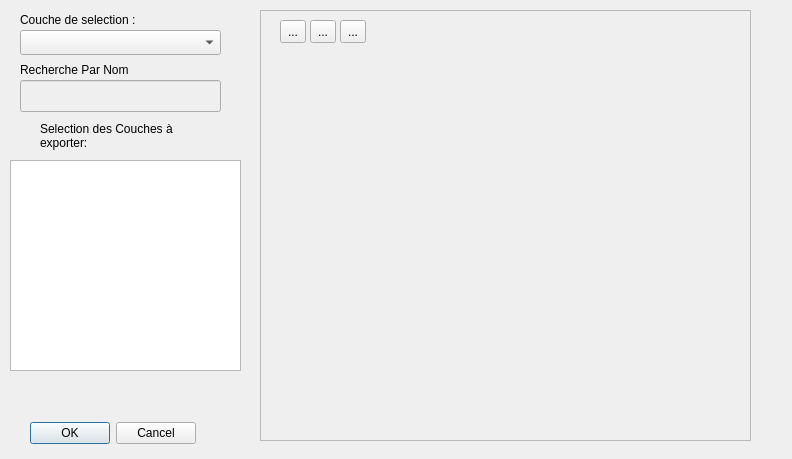
<?xml version="1.0" encoding="UTF-8"?>
<ui version="4.0">
 <class>Form</class>
 <widget class="QWidget" name="Form">
  <property name="geometry">
   <rect>
    <x>0</x>
    <y>0</y>
    <width>792</width>
    <height>459</height>
   </rect>
  </property>
  <property name="windowTitle">
   <string>Outil de selection géographique</string>
  </property>
  <widget class="QFrame" name="frame">
   <property name="geometry">
    <rect>
     <x>260</x>
     <y>10</y>
     <width>491</width>
     <height>431</height>
    </rect>
   </property>
   <property name="frameShape">
    <enum>QFrame::StyledPanel</enum>
   </property>
   <property name="frameShadow">
    <enum>QFrame::Raised</enum>
   </property>
   <widget class="QWidget" name="gridLayoutWidget">
    <property name="geometry">
     <rect>
      <x>10</x>
      <y>40</y>
      <width>471</width>
      <height>381</height>
     </rect>
    </property>
    <layout class="QGridLayout" name="gridLayout"/>
   </widget>
   <widget class="QToolButton" name="toolButtonDestruct">
    <property name="geometry">
     <rect>
      <x>50</x>
      <y>10</y>
      <width>26</width>
      <height>23</height>
     </rect>
    </property>
    <property name="text">
     <string>...</string>
    </property>
    <property name="icon">
     <iconset>
      <normalon>:/ourapp/destructlogo</normalon>
     </iconset>
    </property>
   </widget>
   <widget class="QToolButton" name="toolButtonSelect">
    <property name="geometry">
     <rect>
      <x>20</x>
      <y>10</y>
      <width>26</width>
      <height>23</height>
     </rect>
    </property>
    <property name="text">
     <string>...</string>
    </property>
    <property name="icon">
     <iconset>
      <normalon>:/ourapp/rectangle_icon</normalon>
     </iconset>
    </property>
   </widget>
   <widget class="QToolButton" name="toolButtonPoly">
    <property name="geometry">
     <rect>
      <x>80</x>
      <y>10</y>
      <width>26</width>
      <height>23</height>
     </rect>
    </property>
    <property name="text">
     <string>...</string>
    </property>
    <property name="icon">
     <iconset>
      <normalon>:/ourapp/ZRlogo</normalon>
     </iconset>
    </property>
   </widget>
  </widget>
  <widget class="QLabel" name="label">
   <property name="geometry">
    <rect>
     <x>20</x>
     <y>60</y>
     <width>201</width>
     <height>19</height>
    </rect>
   </property>
   <property name="text">
    <string>Recherche Par Nom</string>
   </property>
  </widget>
  <widget class="QLineEdit" name="rechercheParNom">
   <property name="enabled">
    <bool>false</bool>
   </property>
   <property name="geometry">
    <rect>
     <x>20</x>
     <y>80</y>
     <width>201</width>
     <height>32</height>
    </rect>
   </property>
   <property name="text">
    <string/>
   </property>
  </widget>
  <widget class="QComboBox" name="comboBox_listPGtables">
   <property name="geometry">
    <rect>
     <x>20</x>
     <y>30</y>
     <width>201</width>
     <height>25</height>
    </rect>
   </property>
   <property name="sizePolicy">
    <sizepolicy hsizetype="Expanding" vsizetype="Expanding">
     <horstretch>50</horstretch>
     <verstretch>50</verstretch>
    </sizepolicy>
   </property>
  </widget>
  <widget class="QDialogButtonBox" name="buttonBox">
   <property name="geometry">
    <rect>
     <x>20</x>
     <y>420</y>
     <width>176</width>
     <height>27</height>
    </rect>
   </property>
   <property name="standardButtons">
    <set>QDialogButtonBox::Cancel|QDialogButtonBox::Ok</set>
   </property>
  </widget>
  <widget class="QLabel" name="label_3">
   <property name="geometry">
    <rect>
     <x>20</x>
     <y>10</y>
     <width>201</width>
     <height>19</height>
    </rect>
   </property>
   <property name="text">
    <string>Couche de selection :</string>
   </property>
  </widget>
  <widget class="QTableWidget" name="tableWidget">
   <property name="geometry">
    <rect>
     <x>10</x>
     <y>160</y>
     <width>231</width>
     <height>211</height>
    </rect>
   </property>
  </widget>
  <widget class="QLabel" name="label_4">
   <property name="geometry">
    <rect>
     <x>40</x>
     <y>120</y>
     <width>151</width>
     <height>31</height>
    </rect>
   </property>
   <property name="layoutDirection">
    <enum>Qt::LeftToRight</enum>
   </property>
   <property name="autoFillBackground">
    <bool>true</bool>
   </property>
   <property name="text">
    <string>Selection des Couches à exporter:</string>
   </property>
   <property name="wordWrap">
    <bool>true</bool>
   </property>
  </widget>
 </widget>
 <resources>
  <include location="resources.qrc"/>
 </resources>
 <connections/>
</ui>
